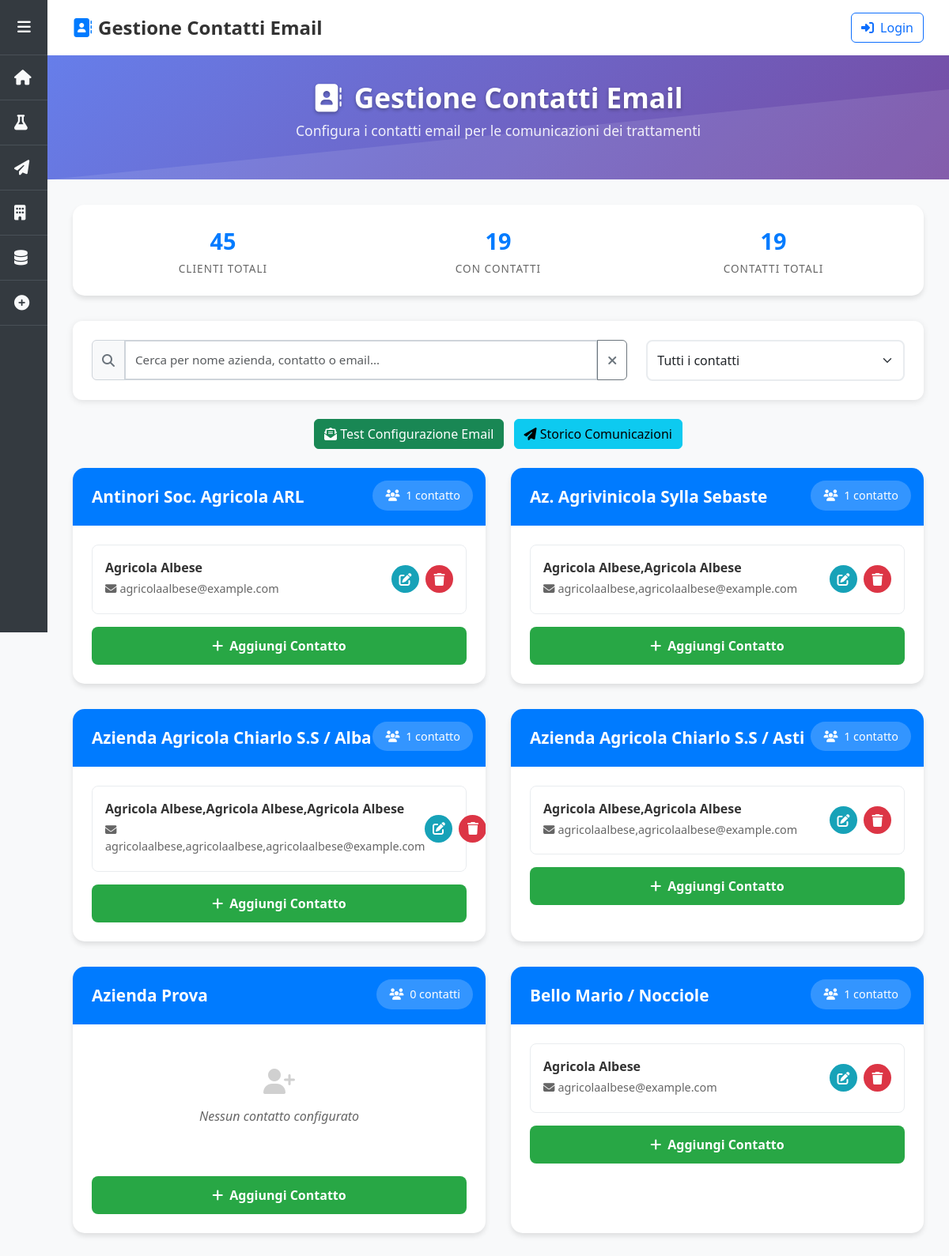
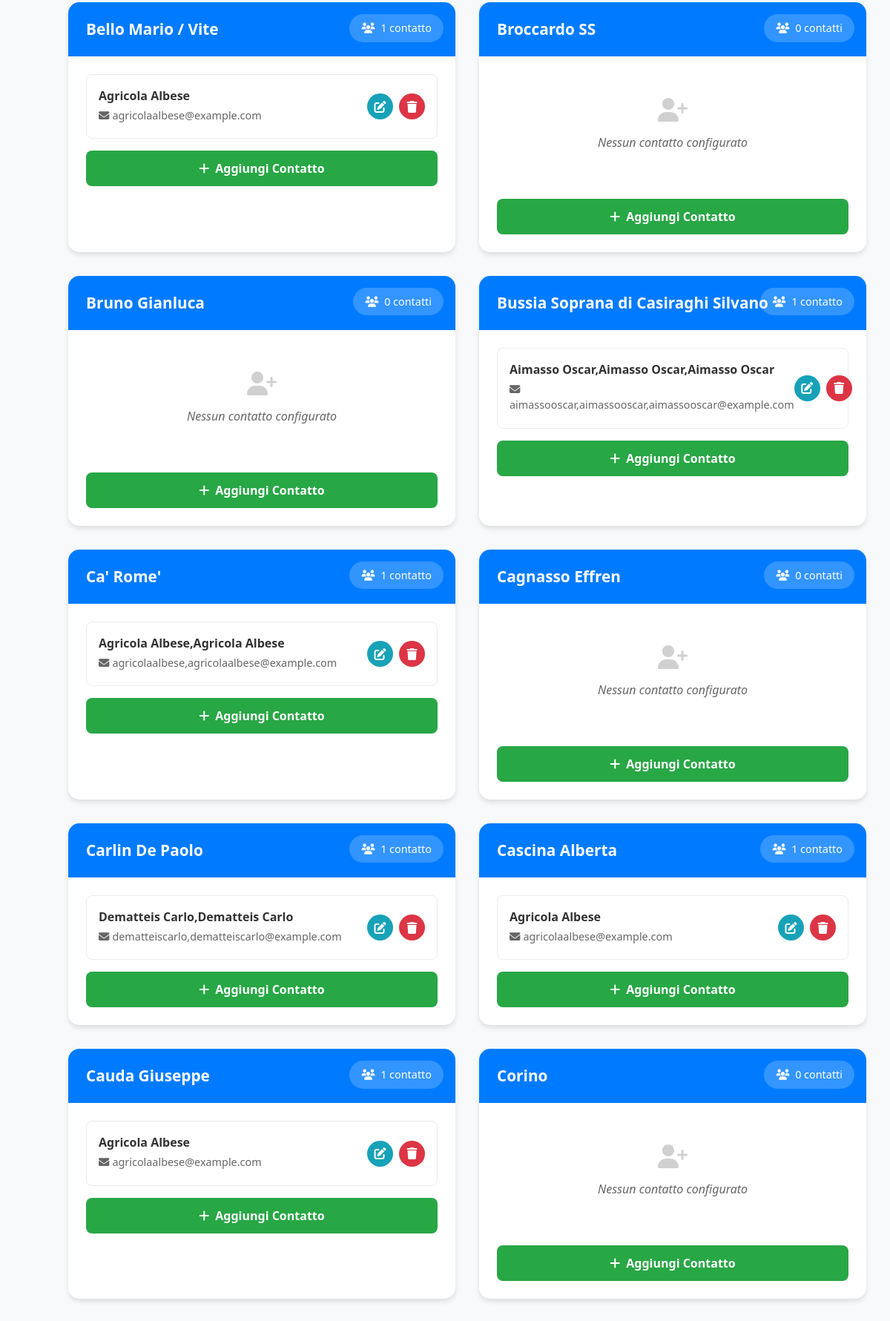
/contatti-email/ (upper part), run on the app's committed database (2 pictures, top to bottom).
### domenico/models.py (models this page shows, shortened)
class Cliente(models.Model):
    nome = models.CharField(max_length=200)
    creato_il = models.DateTimeField(auto_now_add=True)

class ContattoEmail(models.Model):
    cliente = models.ForeignKey(Cliente, on_delete=models.CASCADE, related_name='contatti_email')
    nome = models.CharField(max_length=200, help_text="Nome del contatto")
    email = models.EmailField(help_text="Indirizzo email del contatto")
    class Meta:
        verbose_name = "Contatto Email"
        verbose_name_plural = "Contatti Email"

### domenico/views.py (the view)
# urls.py: path('contatti-email/', views.gestione_contatti_email, name='contatti_email'),
def gestione_contatti_email(request):
    from django.db.models import Count
    clienti = Cliente.objects.annotate(
        contatti_count=Count('contatti_email'),
    ).order_by('nome')
    stats = {
        'clienti_totali': clienti.count(),
        'clienti_con_contatti': clienti.filter(contatti_count__gt=0).count(),
        'contatti_totali': ContattoEmail.objects.count(),
    }
    context = {
        'clienti': clienti,
        'stats': stats,
    }
    return render(request, 'gestione_contatti_email.html', context)

### domenico/templates/gestione_contatti_email.html (shortened to what this page needs)
{% extends 'base.html' %}
{% block page_title %}Gestione Contatti Email{% endblock %}
{% block page_icon %}<i class="fas fa-address-book"></i>{% endblock %}
{% block content %}
<div class="page-header">
    <div class="page-header-content">
        <h1><i class="fas fa-address-book me-3"></i>Gestione Contatti Email</h1>
        <p>Configura i contatti email per le comunicazioni dei trattamenti</p>
    </div>
</div>
<div class="stats-bar">
    <div class="stat-item">
        <span class="stat-number">{{ stats.clienti_totali }}</span>
        <div class="stat-label">Clienti Totali</div>
    </div>
    <div class="stat-item">
        <span class="stat-number">{{ stats.clienti_con_contatti }}</span>
        <div class="stat-label">Con Contatti</div>
    </div>
    <div class="stat-item">
        <span class="stat-number">{{ stats.contatti_totali }}</span>
        <div class="stat-label">Contatti Totali</div>
    </div>
</div>
<div class="search-section mb-4">
    <div class="row">
        <div class="col-md-8">
            <div class="search-box">
                <div class="input-group">
                    <span class="input-group-text">
                        <i class="fas fa-search"></i>
                    </span>
                    <input type="text" class="form-control" id="searchInput"
                           placeholder="Cerca per nome azienda, contatto o email...">
                    <button class="btn btn-outline-secondary" type="button" id="clearSearch">
                        <i class="fas fa-times"></i>
                    </button>
                </div>
            </div>
        </div>
        <div class="col-md-4">
            <div class="search-filters">
                <select class="form-select" id="filterSelect">
                    <option value="all">Tutti i contatti</option>
                </select>
            </div>
        </div>
    </div>
</div>
<div class="mb-4 text-center">
    <button class="btn btn-success me-2" onclick="testEmailConfig()">
        <i class="fas fa-envelope-open-text"></i> Test Configurazione Email
    </button>
    <a href="{% url 'comunicazioni_dashboard' %}" class="btn btn-info">
        <i class="fas fa-paper-plane"></i> Storico Comunicazioni
    </a>
</div>
<div class="clienti-grid">
    {% for cliente in clienti %}
    <div class="cliente-card">
        <div class="cliente-header">
            <h3 class="cliente-nome">{{ cliente.nome }}</h3>
            <div class="contatti-count">
                <i class="fas fa-users me-1"></i>
                {{ cliente.contatti_email.count }} contatt{{ cliente.contatti_email.count|pluralize:"o,i" }}
            </div>
        </div>
        <div class="cliente-body">
            {% if cliente.contatti_email.all %}
                <ul class="contatti-list">
                    {% for contatto in cliente.contatti_email.all %}
                    <li class="contatto-item">
                        <div class="contatto-info">
                            <div class="contatto-nome">
                                {{ contatto.nome }}
                            </div>
                            <div class="contatto-email">
                                <i class="fas fa-envelope me-1"></i>{{ contatto.email }}
                            </div>
                        </div>
                        <div class="contatto-actions">
                            <button class="btn-icon btn-edit" onclick="editContatto({{ contatto.id }})" title="Modifica">
                                <i class="fas fa-edit"></i>
                            </button>
                            <button class="btn-icon btn-delete" onclick="deleteContatto({{ contatto.id }}, '{{ contatto.nome }}')" title="Elimina">
                                <i class="fas fa-trash"></i>
                            </button>
                        </div>
                    </li>
                    {% endfor %}
                </ul>
            {% else %}
                <div class="empty-contatti">
                    <i class="fas fa-user-plus"></i>
                    <p>Nessun contatto configurato</p>
                </div>
            {% endif %}
            <button class="btn-add-contatto" onclick="addContatto({{ cliente.id }}, '{{ cliente.nome }}')">
                <i class="fas fa-plus me-2"></i>Aggiungi Contatto
            </button>
        </div>
    </div>
    {% endfor %}
</div>
{% endblock %}

### domenico/templates/base.html (style rules this page uses)
:root { --sidebar-width: 60px; --sidebar-expanded-width: 200px; --sidebar-bg: #343a40; --sidebar-hover: #495057; --primary-color: #007bff; }
body { background-color: #f8f9fa; font-family: 'Segoe UI', Tahoma, Geneva, Verdana, sans-serif; }
.page-title i { margin-right: 0.5rem; color: var(--primary-color); }

### domenico/templates/gestione_contatti_email.html (style rules this page uses)
:root { --primary-color: #007bff; --success-color: #28a745; --warning-color: #ffc107; --info-color: #17a2b8; --danger-color: #dc3545; --light-bg: #f8f9fa; --border-color: #dee2e6; --shadow: 0 4px 6px rgba(0, 0, 0, 0.1); --shadow-lg: 0 10px 30px rgba(0, 0, 0, 0.15); }
.page-header { background: linear-gradient(135deg, #667eea 0%, #764ba2 100%); color: white; padding: 2rem 0; margin: -2rem -2rem 2rem -2rem; text-align: center; position: relative; overflow: hidden; }
.page-header::before { content: ''; position: absolute; top: 0; left: 0; right: 0; bottom: 0; background-size: cover; }
.page-header-content { position: relative; z-index: 2; }
.page-header h1 { font-size: 2.2rem; font-weight: 700; margin-bottom: 0.5rem; text-shadow: 0 2px 4px rgba(0,0,0,0.3); }
.page-header p { font-size: 1.1rem; opacity: 0.9; font-weight: 300; }
.stats-bar { background: white; border-radius: 15px; padding: 1.5rem; margin-bottom: 2rem; box-shadow: var(--shadow); display: flex; justify-content: space-around; flex-wrap: wrap; gap: 1rem; }
.stat-item { text-align: center; flex: 1; min-width: 120px; }
.stat-number { font-size: 1.8rem; font-weight: 700; color: var(--primary-color); display: block; }
.stat-label { font-size: 0.85rem; color: #666; text-transform: uppercase; letter-spacing: 1px; margin-top: 0.25rem; }
.clienti-grid { display: grid; grid-template-columns: repeat(auto-fill, minmax(400px, 1fr)); gap: 2rem; }
.cliente-card { background: white; border-radius: 15px; box-shadow: var(--shadow); overflow: hidden; transition: all 0.3s ease; }
.cliente-header { background: var(--primary-color); color: white; padding: 1.5rem; position: relative; }
.cliente-nome { font-size: 1.3rem; font-weight: 600; margin: 0; }
.contatti-count { position: absolute; top: 1rem; right: 1rem; background: rgba(255,255,255,0.2); padding: 0.5rem 1rem; border-radius: 20px; font-size: 0.9rem; }
.cliente-body { padding: 1.5rem; }
.contatti-list { list-style: none; padding: 0; margin: 0; }
.contatto-item { display: flex; justify-content: space-between; align-items: center; padding: 1rem; border: 1px solid #e9ecef; border-radius: 8px; margin-bottom: 0.5rem; transition: all 0.2s ease; }
.contatto-item:last-child { margin-bottom: 0; }
.contatto-info { flex: 1; }
.contatto-nome { font-weight: 600; color: #333; margin-bottom: 0.25rem; }
.contatto-email { color: #666; font-size: 0.9rem; margin-bottom: 0.25rem; }
.contatto-actions { display: flex; gap: 0.5rem; align-items: center; }
.btn-icon { width: 35px; height: 35px; border-radius: 50%; border: none; display: flex; align-items: center; justify-content: center; cursor: pointer; transition: all 0.2s ease; }
.btn-edit { background: var(--info-color); color: white; }
.btn-delete { background: var(--danger-color); color: white; }
.btn-add-contatto { background: var(--success-color); color: white; border: none; padding: 0.75rem 1.5rem; border-radius: 8px; font-weight: 600; cursor: pointer; transition: all 0.3s ease; width: 100%; margin-top: 1rem; }
.empty-contatti { text-align: center; padding: 2rem; color: #666; font-style: italic; }
.empty-contatti i { font-size: 2rem; margin-bottom: 1rem; opacity: 0.3; }
.form-control, .form-select { border: 2px solid #e9ecef; border-radius: 8px; padding: 0.75rem; transition: all 0.3s ease; }
.cliente-card { animation: fadeInUp 0.6s ease-out; }
.search-section { background: white; padding: 1.5rem; border-radius: 12px; box-shadow: 0 2px 8px rgba(0, 0, 0, 0.1); }
.search-box .input-group-text { background-color: #f8f9fa; border-color: #ced4da; color: #6c757d; }
.search-box .form-control { border-color: #ced4da; font-size: 0.95rem; }

### data on the page
Cliente: nome "Antinori Soc. Agricola ARL", contatti_email.count "1"
ContattoEmail: nome "Agricola Albese", email "agricolaalbese@example.com"
Cliente: nome "Az. Agrivinicola Sylla Sebaste", contatti_email.count "1"
ContattoEmail: nome "Agricola Albese,Agricola Albese", email "agricolaalbese,agricolaalbese@example.com"
Cliente: nome "Azienda Agricola Chiarlo S.S / Alba", contatti_email.count "1"
ContattoEmail: nome "Agricola Albese,Agricola Albese,Agricola Albese", email "agricolaalbese,agricolaalbese,agricolaalbese@example.com"
Cliente: nome "Azienda Agricola Chiarlo S.S / Asti", contatti_email.count "1"
ContattoEmail: nome "Agricola Albese,Agricola Albese", email "agricolaalbese,agricolaalbese@example.com"
Cliente: nome "Azienda Prova", contatti_email.count "0", shows "Nessun contatto configurato"
Cliente: nome "Bello Mario / Nocciole", contatti_email.count "1"
ContattoEmail: nome "Agricola Albese", email "agricolaalbese@example.com"
Cliente: nome "Bello Mario / Vite", contatti_email.count "1"
ContattoEmail: nome "Agricola Albese", email "agricolaalbese@example.com"
Cliente: nome "Broccardo SS", contatti_email.count "0", shows "Nessun contatto configurato"
Cliente: nome "Bruno Gianluca", contatti_email.count "0", shows "Nessun contatto configurato"
Cliente: nome "Bussia Soprana di Casiraghi Silvano", contatti_email.count "1"
ContattoEmail: nome "Aimasso Oscar,Aimasso Oscar,Aimasso Oscar", email "aimassooscar,aimassooscar,aimassooscar@example.com"
Cliente: nome "Ca' Rome'", contatti_email.count "1"
ContattoEmail: nome "Agricola Albese,Agricola Albese", email "agricolaalbese,agricolaalbese@example.com"
Cliente: nome "Cagnasso Effren", contatti_email.count "0", shows "Nessun contatto configurato"
Cliente: nome "Carlin De Paolo", contatti_email.count "1"
ContattoEmail: nome "Dematteis Carlo,Dematteis Carlo", email "dematteiscarlo,dematteiscarlo@example.com"
Cliente: nome "Cascina Alberta", contatti_email.count "1"
ContattoEmail: nome "Agricola Albese", email "agricolaalbese@example.com"
Cliente: nome "Cauda Giuseppe", contatti_email.count "1"
ContattoEmail: nome "Agricola Albese", email "agricolaalbese@example.com"
Cliente: nome "Corino", contatti_email.count "0", shows "Nessun contatto configurato"

### other printed values
{{ stats.clienti_totali }} "45"
{{ stats.clienti_con_contatti }} "19"
{{ stats.contatti_totali }} "19"
